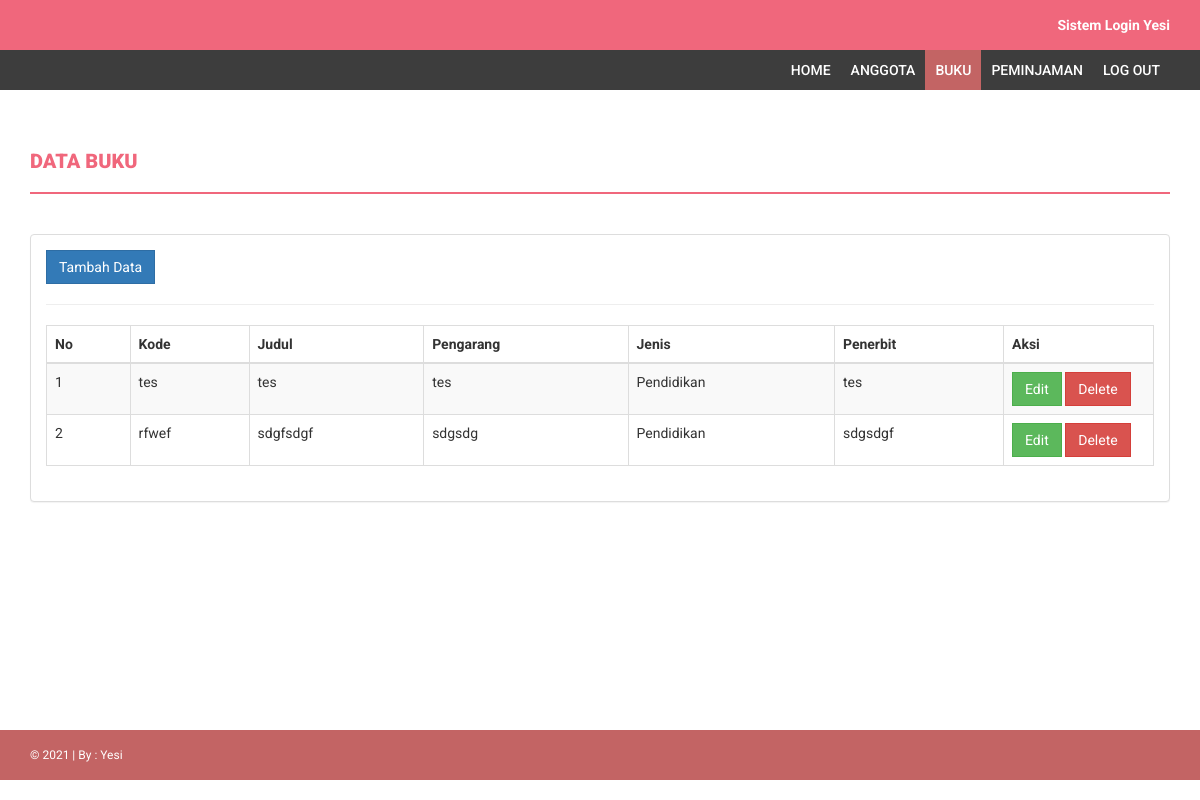
Page /buku.php (signed in) on the committed database.
### tables this page shows
CREATE TABLE `buku` (
  `id` int(11) NOT NULL,
  `kode_buku` varchar(10) NOT NULL,
  `judul_buku` varchar(256) NOT NULL,
  `pengarang` varchar(100) NOT NULL,
  `jenis_buku` varchar(50) NOT NULL,
  `penerbit` varchar(100) NOT NULL
);

### buku.php (the view, shortened to what this page needs)
<?php
    include('connect.php');
?>
<!DOCTYPE html>
<html xmlns="http://www.w3.org/1999/xhtml">
<head>
    <link href="assets/css/bootstrap.css" rel="stylesheet" />
    <link href="assets/css/font-awesome.css" rel="stylesheet" />
    <link href="assets/css/style.css" rel="stylesheet" />
</head>
<body>
    <header>
        <div class="container">
            <div class="row">
                <div class="col-md-12">
                    <strong>Sistem Login Yesi </strong>
                </div>
            </div>
        </div>
    </header>
    <section class="menu-section">
        <div class="container">
            <div class="row">
                <div class="col-md-12">
                    <div class="navbar-collapse collapse ">
                        <ul id="menu-top" class="nav navbar-nav navbar-right">
                            <li><a href="dashboard.php">Home</a></li>
                            <li><a href="anggota.php">Anggota</a></li>
                            <li><a class="menu-top-active" href="buku.php">Buku</a></li>
                            <li><a href="peminjaman.php">Peminjaman</a></li>
                            <li><a href="logout.php">Log Out</a></li>
                        </ul>
                    </div>
                </div>
            </div>
        </div>
    </section>
    <div class="content-wrapper">
        <div class="container">
            <div class="row">
                <div class="col-md-12">
                    <h1 class="page-head-line">Data Buku</h1>
                </div>
            </div>
            <div class="row">
                <div class="col-md-12">
                    <div class="panel panel-default">
                        <div class="panel-body">
                            <div class="table-responsive">
                                <a class="btn btn-primary" href="tambah_buku.php">Tambah Data</a>
                                <hr>
                                <table class="table table-striped table-bordered table-hover">
                                    <thead>
                                        <tr>
                                            <th>No</th>
                                            <th>Kode</th>
                                            <th>Judul</th>
                                            <th>Pengarang</th>
                                            <th>Jenis</th>
                                            <th>Penerbit</th>
                                            <th>Aksi</th>
                                        </tr>
                                    </thead>
                                    <tbody>
                                        <?php
                                        $query = mysqli_query($connect, "SELECT * FROM buku");
                                        $no = 1;
                                        while ($data = mysqli_fetch_array($query)) {
                                        ?>
                                        <tr>
                                            <td><?= $no; ?></td>
                                            <td><?= $data['kode_buku']; ?></td>
                                            <td><?= $data['judul_buku']; ?></td>
                                            <td><?= $data['pengarang']; ?></td>
                                            <td><?= $data['jenis_buku']; ?></td>
                                            <td><?= $data['penerbit']; ?></td>
                                            <td width="150">
                                                <a class="btn btn-success btn-md" href="edit_buku.php?id=<?= $data['id']; ?>">Edit</a>
                                                <a class="btn btn-danger btn-md" href="delete_buku.php?id=<?= $data['id']; ?>">Delete</a>
                                            </td>
                                        </tr>
                                        <?php $no++; } ?>
                                    </tbody>
                                </table>
                            </div>
                        </div>
                    </div>
                </div>
            </div>
        </div>
    </div>
    <footer>
        <div class="container">
            <div class="row">
                <div class="col-md-12">
                    &copy; <?= date('Y'); ?> | By : Yesi</a>
                </div>
            </div>
        </div>
    </footer>
</body>
</html>

### assets/css/style.css (style rules this page uses)
body { font-family: 'Roboto', sans-serif; line-height: 30px; }
.content-wrapper { margin-top: 40px; min-height: 600px; padding-bottom: 60px; }
.page-head-line { font-weight: 900; padding-bottom: 20px; border-bottom: 2px solid #F0677C; text-transform: uppercase; color: #F0677C; font-size: 20px; margin-bottom: 40px; }
.btn { border-radius: 0px; -webkit-border-radius: 0px; -moz-border-radius: 0px; }
header { background-color: #F0677C; color: #fff; padding: 10px; text-align: right; }
.menu-section { background-color: #3D3D3D; }
#menu-top a { color: #FFF; text-decoration: none; font-weight: 500; padding: 10px 10px 10px 10px; text-transform: uppercase; }
.menu-top-active { background-color: #C36464; }
footer { padding: 10px; color: #fff; font-size: 12px; background-color: #C36464; }

### rows in the picture
buku: kode_buku "tes", judul_buku "tes", pengarang "tes", jenis_buku "Pendidikan", penerbit "tes"
buku: kode_buku "rfwef", judul_buku "sdgfsdgf", pengarang "sdgsdg", jenis_buku "Pendidikan", penerbit "sdgsdgf"
